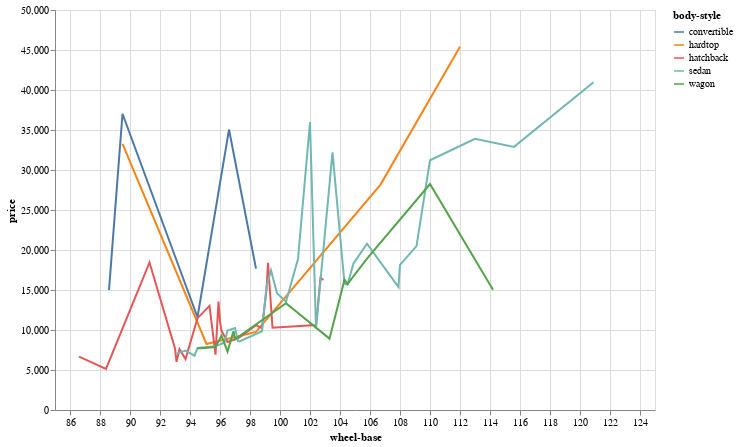

The cell this chart's notebook holds for it:
### Code cell
import altair as alt

chart = alt.Chart(grouped_data).mark_line().encode(
    x = alt.X('wheel-base:Q'),
    y = alt.Y('price:Q'),
    color = alt.Color('body-style:N')
).properties(
    width=600,
    height=400
)

chart

### Figure 1 — Vega-Lite specification as saved in the notebook (floating-point values rounded to 4 significant figures)
{"config": {"view": {"continuousWidth": 400, "continuousHeight": 300}}, "data": {"name": "data-04900077cdf00ceffaf7a1949fc0566f"}, "mark": "line", "encoding": {"color": {"field": "body-style", "type": "nominal"}, "x": {"field": "wheel-base", "type": "quantitative"}, "y": {"field": "price", "type": "quantitative"}}, "height": 400, "width": 600, "$schema": "https://vega.github.io/schema/vega-lite/v4.17.0.json", "datasets": {"data-04900077cdf00ceffaf7a1949fc0566f": [{"body-style": "convertible", "wheel-base": 88.6, "price": 15000.0}, {"body-style": "convertible", "wheel-base": 89.5, "price": 37030.0}, {"body-style": "convertible", "wheel-base": 94.5, "price": 11600.0}, {"body-style": "convertible", "wheel-base": 96.6, "price": 35060.0}, {"body-style": "convertible", "wheel-base": 98.4, "price": 17670.0}, {"body-style": "hardtop", "wheel-base": 89.5, "price": 33280.0}, {"body-style": "hardtop", "wheel-base": 95.1, "price": 8249.0}, {"body-style": "hardtop", "wheel-base": 98.4, "price": 9762.0}, {"body-style": "hardtop", "wheel-base": 106.7, "price": 28180.0}, {"body-style": "hardtop", "wheel-base": 112.0, "price": 45400.0}, {"body-style": "hatchback", "wheel-base": 86.6, "price": 6667.0}, {"body-style": "hatchback", "wheel-base": 88.4, "price": 5151.0}, {"body-style": "hatchback", "wheel-base": 91.3, "price": 18450.0}, {"body-style": "hatchback", "wheel-base": 93.0, "price": 7689.0}, {"body-style": "hatchback", "wheel-base": 93.1, "price": 6028.0}, {"body-style": "hatchback", "wheel-base": 93.3, "price": 7603.0}, {"body-style": "hatchback", "wheel-base": 93.7, "price": 6358.0}, {"body-style": "hatchback", "wheel-base": 94.5, "price": 11480.0}, {"body-style": "hatchback", "wheel-base": 95.3, "price": 13020.0}, {"body-style": "hatchback", "wheel-base": 95.7, "price": 6920.0}, {"body-style": "hatchback", "wheel-base": 95.9, "price": 13540.0}, {"body-style": "hatchback", "wheel-base": 96.0, "price": 11050.0}, {"body-style": "hatchback", "wheel-base": 96.1, "price": 9895.0}, {"body-style": "hatchback", "wheel-base": 96.3, "price": 9229.0}, {"body-style": "hatchback", "wheel-base": 96.5, "price": 8495.0}, {"body-style": "hatchback", "wheel-base": 97.2, "price": 8949.0}, {"body-style": "hatchback", "wheel-base": 98.4, "price": 10610.0}, {"body-style": "hatchback", "wheel-base": 98.8, "price": 10230.0}, {"body-style": "hatchback", "wheel-base": 99.1, "price": 15010.0}, {"body-style": "hatchback", "wheel-base": 99.2, "price": 18400.0}, {"body-style": "hatchback", "wheel-base": 99.5, "price": 10300.0}, {"body-style": "hatchback", "wheel-base": 102.4, "price": 10620.0}, {"body-style": "hatchback", "wheel-base": 102.7, "price": 16500.0}, {"body-style": "hatchback", "wheel-base": 102.9, "price": 16280.0}, {"body-style": "sedan", "wheel-base": 93.1, "price": 7045.0}, {"body-style": "sedan", "wheel-base": 93.7, "price": 7432.0}, {"body-style": "sedan", "wheel-base": 94.3, "price": 6785.0}, {"body-style": "sedan", "wheel-base": 94.5, "price": 7765.0}, {"body-style": "sedan", "wheel-base": 95.7, "price": 7958.0}, {"body-style": "sedan", "wheel-base": 96.3, "price": 8434.0}, {"body-style": "sedan", "wheel-base": 96.5, "price": 9945.0}, {"body-style": "sedan", "wheel-base": 97.0, "price": 10250.0}, {"body-style": "sedan", "wheel-base": 97.2, "price": 8602.0}, {"body-style": "sedan", "wheel-base": 97.3, "price": 8561.0}, {"body-style": "sedan", "wheel-base": 98.8, "price": 9845.0}, {"body-style": "sedan", "wheel-base": 99.1, "price": 15430.0}, {"body-style": "sedan", "wheel-base": 99.4, "price": 17450.0}, {"body-style": "sedan", "wheel-base": 99.8, "price": 14600.0}, {"body-style": "sedan", "wheel-base": 100.4, "price": 13530.0}, {"body-style": "sedan", "wheel-base": 101.2, "price": 18860.0}, {"body-style": "sedan", "wheel-base": 102.0, "price": 36000.0}, {"body-style": "sedan", "wheel-base": 102.4, "price": 10180.0}, {"body-style": "sedan", "wheel-base": 103.5, "price": 32210.0}, {"body-style": "sedan", "wheel-base": 104.3, "price": 15780.0}, {"body-style": "sedan", "wheel-base": 104.5, "price": 15690.0}, {"body-style": "sedan", "wheel-base": 104.9, "price": 18310.0}, {"body-style": "sedan", "wheel-base": 105.8, "price": 20790.0}, {"body-style": "sedan", "wheel-base": 107.9, "price": 15360.0}, {"body-style": "sedan", "wheel-base": 108.0, "price": 18150.0}, {"body-style": "sedan", "wheel-base": 109.1, "price": 20490.0}, {"body-style": "sedan", "wheel-base": 110.0, "price": 31220.0}, {"body-style": "sedan", "wheel-base": 113.0, "price": 33900.0}, {"body-style": "sedan", "wheel-base": 115.6, "price": 32890.0}, {"body-style": "sedan", "wheel-base": 120.9, "price": 40960.0}, {"body-style": "wagon", "wheel-base": 94.5, "price": 7674.0}, {"body-style": "wagon", "wheel-base": 95.7, "price": 7865.0}, {"body-style": "wagon", "wheel-base": 96.1, "price": 9295.0}, {"body-style": "wagon", "wheel-base": 96.5, "price": 7295.0}, {"body-style": "wagon", "wheel-base": 96.9, "price": 9854.0}, {"body-style": "wagon", "wheel-base": 97.0, "price": 8830.0}, {"body-style": "wagon", "wheel-base": 100.4, "price": 13340.0}, {"body-style": "wagon", "wheel-base": 103.3, "price": 8921.0}, {"body-style": "wagon", "wheel-base": 104.3, "price": 16290.0}, {"body-style": "wagon", "wheel-base": 104.5, "price": 15750.0}, {"body-style": "wagon", "wheel-base": 105.8, "price": 18920.0}, {"body-style": "wagon", "wheel-base": 110.0, "price": 28250.0}, {"body-style": "wagon", "wheel-base": 114.2, "price": 15020.0}]}}
